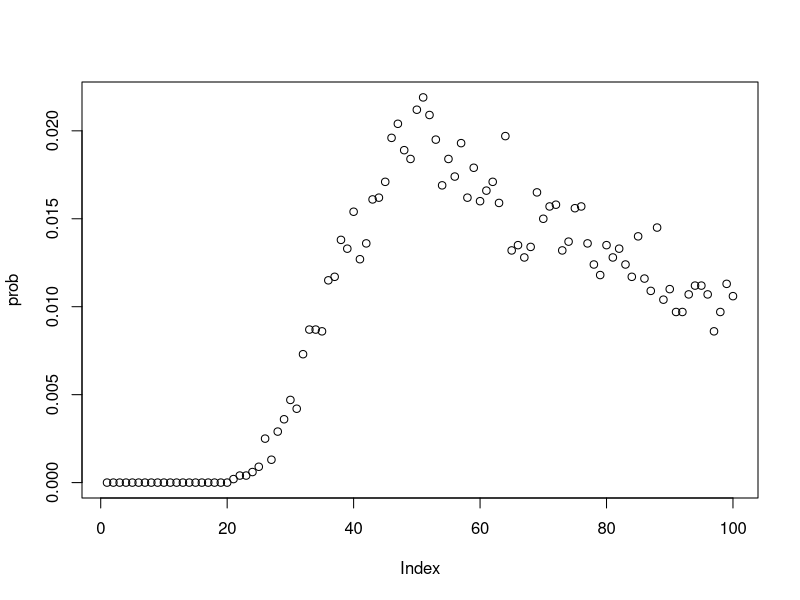

Source code (R):
# 1.Nan Zhao s2314337  2.Bokun Yu s2359196  3.Lulu Xu s2418317
# https://github.com/nanzhao1/project2.git
# contribution:


# conduct a simulation with strategy 1 or 2 or 3 to test whether the prisoner k succeed to find the card k
# if the prisoner k is successful to find the card k, the function Strategy will return 1. Otherwise, return 0
Strategy = function(n, k, strategy, Card){
  # 2*n is the total number of prisoners
  # k is the selected prisoner's number
  # strategy space is {1,2,3}
  # strategy 1 represents that the prisoner k starts at the box with the number k on it, and when the card number inside this box is not k, then open the box with the number same as the card number inside the previous box, repeat this process until find the card with number k 
  # strategy 2 represents that the prisoner k starts at a randomly selected box, then repeat the process as strategy 1.
  # strategy 3 represents that the prisoner k open n boxes randomly to find the card with number k on it.
  # Card is a 2*n by 1 vector, its index is the box number, its element is the card number
  # i.e. Card[i] = j, i is the index of box, j is the card number in that box
  Count = 0 
  # When the simulation is successful, the count is assigned to 1, otherwise, the count is still 0
  Box = array(1:(2*n))
  if (strategy != 3){# if strategy is not 3,that is 1 or 2, go this way
    # if the strategy is 1
    Box_index = k # the prisoner starts at the box with their number on it
    # if the strategy is 2
    if (strategy == 2) {
      ran_num = sample(Box,1) 
      Box_index = ran_num 
      # the prisoner starts from a randomly selected box with the number ran_num.
      # use sample to random a number in 1:2*n 
    }
    trials = 1 # count the number of trials 
    while (trials <= n && Card[Box_index] != k) {
      # the prisoners can only try n times at most, if the trial times less or equal to n and didn't find the card number k, keep running
      # otherwise, break the loop, and get the number of trials.
      Box_index = Card[Box_index]
      trials = trials + 1
    }
    if (Card[Box_index] == k && trials <= n) {# only if the prisoner succeeds in finding the card in times
      Count = 1
      # only if the prisoner find its number, say k, the Count is assigned to 1
    }
  }else{
    Box_index = sample(Box, n) 
    # open n boxes at random, checking each card for their number
    if (tabulate(match(Card[Box_index],k)) == 1){
      # match function is used to see if the card number inside the box same as the selected prisoner number k or not. If match successfully return 1, otherwise return 0.
      # tabulate function is used to sum up the matching results(0 or 1) to see if there exists a box with card number k. 
      # if the n random selected boxes have the card with number k, assign the Count 1
      Count = 1
    }
  }
  # return the value of Count(0 or 1) to measure whether it is successful
  return(Count)
}

# estimate the probability of a single prisoner succeeding in finding the corresponding number.
Pone = function(n, k, strategy, nreps){
  # n is the number of prisoners, k the prisoner's number,
  # strategy 1 2 3 
  # nreps is the number of replicate simulations to run to estimate the the probability, 1000 is reasonable
  Box <- array(1:(2*n))
  # create the 1 by 2*n boxes
  Success = 0
  # Success is the number of times when the prisoner manages to find its number
  for (i in 1:nreps){
    Card <- sample(Box, (2*n))
    # define 1 by 2n boxes which have a card of its number inside it, i.e. the ith box has a card with number i
    # shuffle the n cards and distribute them into the n boxes
    # Card[i] = j, i is the index of box, j is the card number in that box
    Success = Success + Strategy(n, k, strategy, Card)
    
  }  
  Probability_Estimate = Success / nreps
  return(Probability_Estimate)
  
}

Pall  = function(n, strategy, nreps) {
  Success = 0
  trials = 1
  Box <- array(1:(2*n))
  while (trials <= nreps){
    
    # define 1 by 2n boxes which have a card of its number inside it, i.e. the ith box has a card with number i
    # shuffle the n cards and distribute them into the n boxes
    # Card[i] = j, i is the index of box, j is the card number in that box
    Card <- sample(Box, (2*n))
    prisoner_number = 1
    # prisoner number indicate that the i-th prisoner to conduct the simulation.
    # call the Strategy function to see if the i-th prisoner succeed to find corresponding card number, if succeed, continue the loop; if fail, break the loop.
    while (prisoner_number <= (2*n)  &&
           Strategy(n, prisoner_number, strategy, Card) == 1) {
      prisoner_number = prisoner_number + 1
    }
    if (prisoner_number == (2*n) + 1) {
      Success =  Success + 1
    }
    trials = trials + 1
  }
  Probability_Estimate = Success / nreps
  return(Probability_Estimate)
}




# use the examples when n=5 and when n=50
# then estimate the probability of a single prisoner and all prosoners finding their number
# get the success probabilities under each strategy

# example: strategy 1, n=5
individual_1_5 <- paste("When strategy=1,n=5, the probability of a single prisoner succeeding in finding their number is:",Pone(5,2,1,10000),sep=" ")
print(individual_1_5)
joint_1_5 <- paste("When strategy=1,n=5, the probability of all prisoners finding their number is :",Pall(5,1,10000),sep=" ")
print(joint_1_5)

# example: strategy 2, n=5
individual_2_5 <- paste("When strategy=2,n=5, the probability of a single prisoner succeeding in finding their number is:",Pone(5,2,2,10000),sep=" ")
print(individual_2_5)
joint_2_5 <- paste("When strategy=2,n=5, the probability of all prisoners finding their number is :",Pall(5,2,10000),sep=" ")
print(joint_2_5)

# example: strategy 3, n=5
individual_3_5 <- paste("When strategy=3,n=5, the probability of a single prisoner succeeding in finding their number is:",Pone(5,2,3,10000),sep=" ")
print(individual_3_5)
joint_3_5 <- paste("When strategy=3,n=5, the probability of all prisoners finding their number is :",Pall(5,3,10000),sep=" ")
print(joint_3_5)

# example: strategy 1, n=50
individual_1_50 <- paste("When strategy=1,n=50, the probability of a single prisoner succeeding in finding their number is:",Pone(50,2,1,10000),sep=" ")
print(individual_1_50)
joint_1_50 <- paste("When strategy=1, n=50, the probability of all prisoners finding their number is :",Pall(50,1,10000),sep=" ")
print(joint_1_50)

# example: strategy 2, n=50
individual_2_50 <- paste("When strategy=2, n=50, the probability of a single prisoner succeeding in finding their number is:",Pone(50,2,2,10000),sep=" ")
print(individual_2_50)
joint_2_50 <- paste("When strategy=2,n=50, the probability of all prisoners finding their number is :",Pall(50,2,10000),sep=" ")
print(joint_2_50)

# example: strategy 3, n=50
individual_3_50 <- paste("When strategy=3, n=50, the probability of a single prisoner succeeding in finding their number is:",Pone(50,2,3,10000),sep=" ")
print(individual_3_50)
joint_3_50 <- paste("When strategy=3, n=50, the probability of all prisoners finding their number is :",Pall(50,3,10000),sep=" ")
print(joint_3_50)


# remarks on results:
# Generally speaking, in strategy 1, the probability of all prisoners finding their number is always the greatest
# When n is enough big, the joint success probabilities of strategy 2 and strategy 3 are approximately approaching 0 
# As n grows larger, the individual success probabilities of strategy 1 and 3 approach 0.5, while the one of strategy 2 approach 0.4
# When n is large enogh, counterintuitively, the joint success probabilities of strategy 1 is approximating to 0.3 instead of 0


# dloop is the function to estimate the probability of each loop length from 1 to 2n occuring at least once in a randomly shuffing of cards to boxes by simulation.
# The return of dloop is a 1 by 2n array, whose entry i represents the probability of i-length loop occuring at least once.
dloop = function(n, nreps){
# 2n is the number of prisoners.
# nreps is the number of simulations. 
# prob is a 1 by 2n array used to record the different length loops' occuring probabilities
  prob = array(0,2*n) 
  Box = array(1:(2*n))
  for (i in 1:nreps){
    Card = sample(Box, 2*n)
    # frequency is a 1 by 2n array used to record how many times of different length loops occuring
    frequency = array(0,2*n)
    for (k in 1:(2*n)) {
      Box_index = k
      # trials records how many times that prisoner k can find its card k. 
      # In other words, the value of trails is the length of the loop where prisoner k is in. 
      trials = 1
      while (Card[Box_index] != k) {
        Box_index = Card[Box_index]
        trials = trials + 1
      }
      # count how many times the loop with length trials occurs.
      frequency[trials] = frequency[trials] + 1
    }
    # maxlength is the maximum value of 1 by 2n array frequency, which represents how many prisoners in this loop. In other words, it is the length of the loop.
    maxlength = max(frequency)
    prob[maxlength] = prob[maxlength] + 1
  }
  return(prob/nreps)
}


# example: n=50
prob = dloop(50,10000)
# show the probability of each loop length from 1 to 2n occurring at least once in a random shuffling of cards to boxes
print(prob)
result <- paste("The probability that there is no loop longer than 50 in a random reshuffling cards to boxes:",sum(prob[1:50]),sep=" ")
print(result)
#visualise the probabilities
plot(prob)
